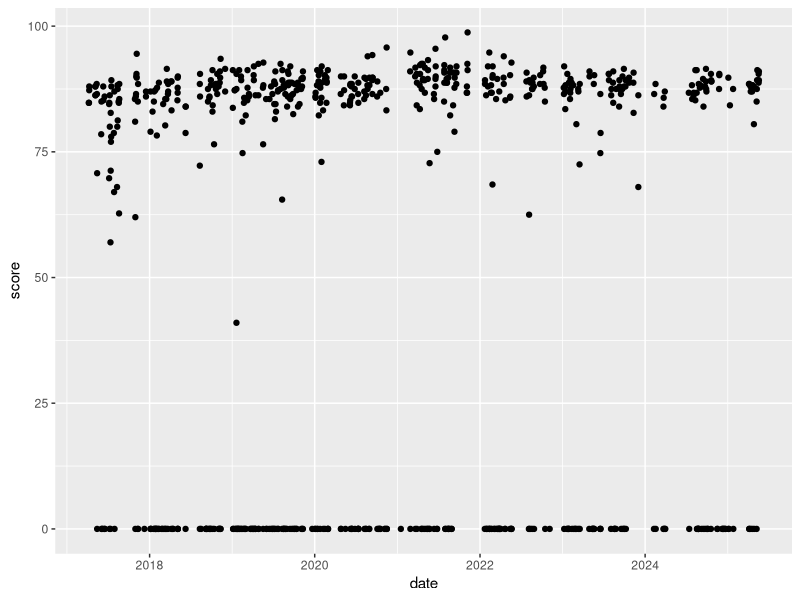
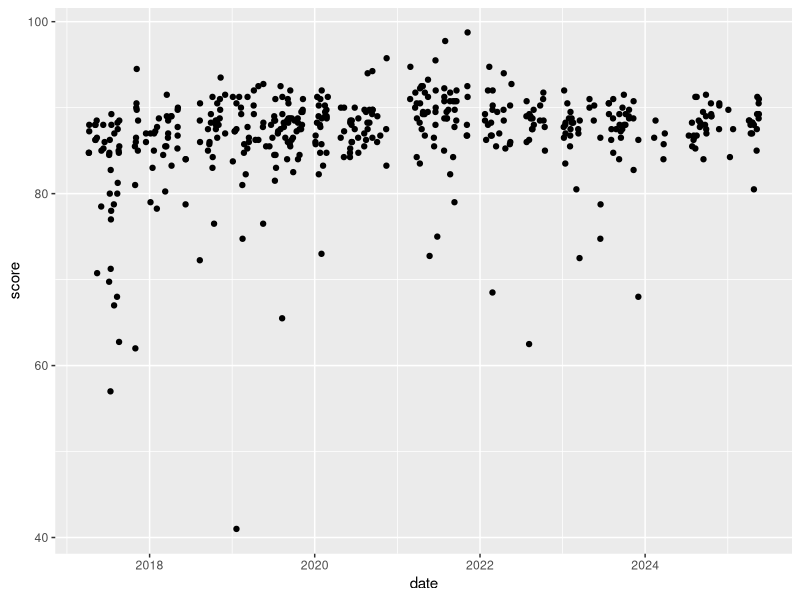
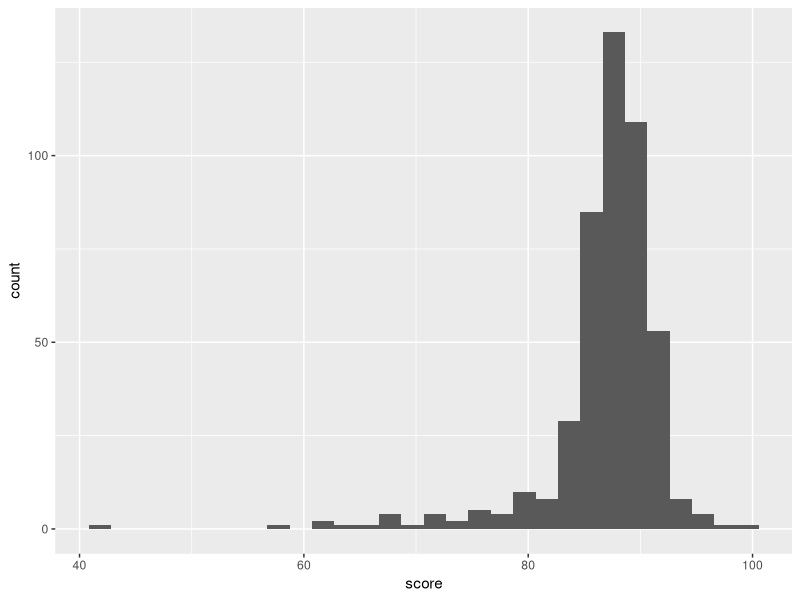
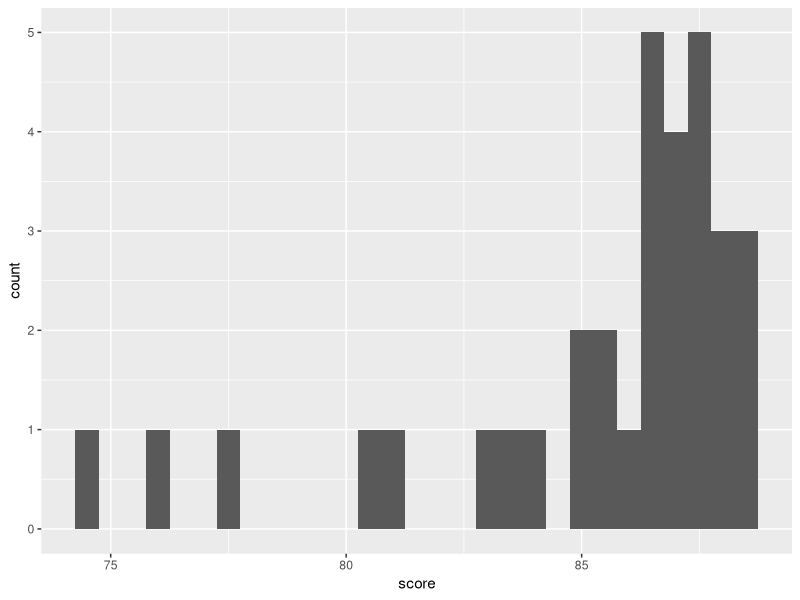
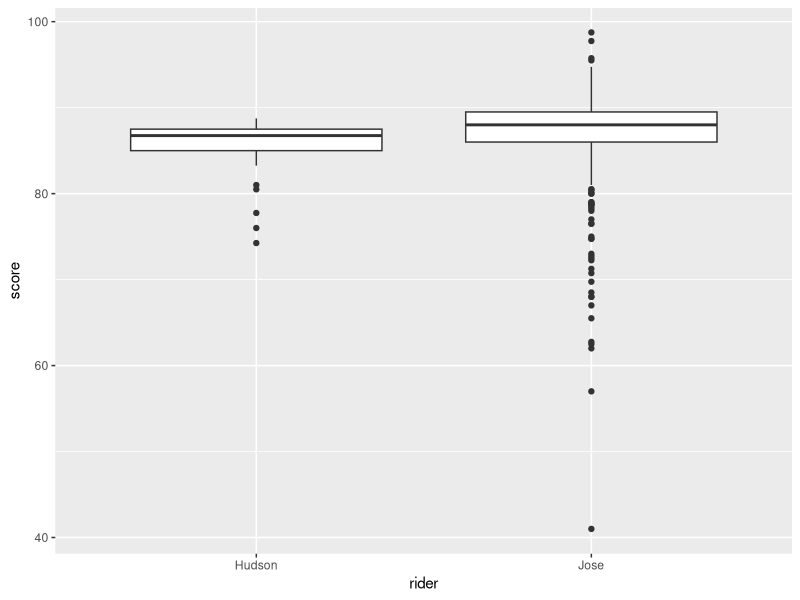
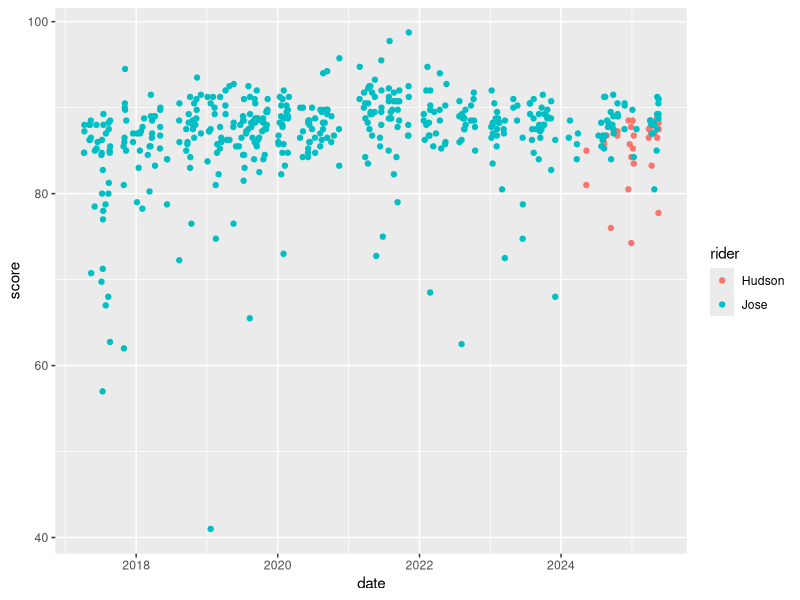

R code for these plots, in order:
## ---- chunk 1
library(tidyverse)
library(readr)
library(ggplot2)
library(lubridate)

## top rider 2025
jose <- read_csv("Jose_Vitor_Leme.csv")

jose <- jose |> mutate(date = ymd(date))

## rookie of the year 2025
hudson <- read_csv("Hudson_Bolton.csv")

hudson <- hudson |> mutate(date = ymd(date))

ggplot(jose, aes(x = date, y = score)) +
  geom_point()

jose_noDQ <- jose |> filter(score != 0)

hudson_noDQ <- hudson |> filter(score != 0)

ggplot(jose_noDQ, aes(x = date, y = score)) +
  geom_point()

ggplot(jose_noDQ, aes(x = score)) +
  geom_histogram()

ggplot(hudson_noDQ, aes(x = score)) +
  geom_histogram()

jose <- jose |> mutate(rider = "Jose")

hudson <- hudson |> mutate(rider = "Hudson")

compare <- full_join(hudson, jose)

write_csv(compare, "starRiders.csv")

full_noDQ <- compare |> filter(score != 0)

ggplot(full_noDQ, aes(x = rider, group = rider, y = score)) +
  geom_boxplot()


ggplot(full_noDQ, aes(x = date, y = score)) +
  geom_point(aes(colour = rider))
